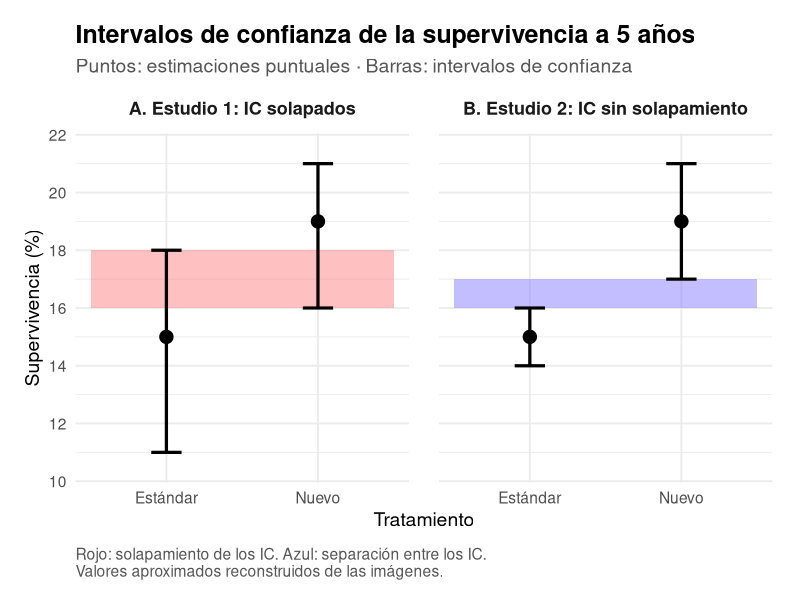

The R source for this figure:
## ---- chunk 1
# Reproduce los dos ejemplos con valores aproximados leídos de las imágenes.
# Si hace falta: install.packages("ggplot2")
library(ggplot2)

datos <- data.frame(
  estudio = rep(c("A. Estudio 1: IC solapados",
                  "B. Estudio 2: IC sin solapamiento"), each = 2),
  tratamiento = rep(c("Estándar", "Nuevo"), 2),
  estimacion = c(15, 19, 15, 19),
  inferior = c(11, 16, 14, 17),
  superior = c(18, 21, 16, 21)
)
datos$tratamiento <- factor(datos$tratamiento,
                            levels = c("Estándar", "Nuevo"))

# Rojo: intersección de los IC (16–18).
# Azul: espacio entre los IC (16–17); no representa otro IC.
bandas <- data.frame(
  estudio = unique(datos$estudio),
  inferior = c(16, 16),
  superior = c(18, 17),
  tipo = c("Solapamiento", "Separación")
)

panel <- ggplot(datos, aes(x = tratamiento, y = estimacion)) +
  geom_rect(
    data = bandas,
    aes(xmin = 0.5, xmax = 2.5, ymin = inferior,
        ymax = superior, fill = tipo),
    inherit.aes = FALSE, alpha = 0.45
  ) +
  geom_errorbar(aes(ymin = inferior, ymax = superior),
                width = 0.20, linewidth = 1.1) +
  geom_point(size = 4.2) +
  facet_wrap(~ estudio, nrow = 1) +
  scale_fill_manual(values = c("Solapamiento" = "#FF7379",
                               "Separación" = "#7970FF"),
                    guide = "none") +
  scale_y_continuous(breaks = seq(10, 22, 2),
                     minor_breaks = seq(10, 22, 1)) +
  coord_cartesian(ylim = c(10.5, 21.5)) +
  labs(
    title = "Intervalos de confianza de la supervivencia a 5 años",
    subtitle = "Puntos: estimaciones puntuales · Barras: intervalos de confianza",
    x = "Tratamiento", y = "Supervivencia (%)",
    caption = paste(
      "Rojo: solapamiento de los IC. Azul: separación entre los IC.",
      "Valores aproximados reconstruidos de las imágenes.",
      sep = "\n"
    )
  ) +
  theme_minimal(base_size = 14) +
  theme(
    plot.title = element_text(face = "bold", size = 18),
    plot.subtitle = element_text(color = "#555555", margin = margin(b = 16)),
    strip.text = element_text(face = "bold", size = 13, margin = margin(b = 12)),
    panel.grid.minor.x = element_blank(),
    panel.spacing = grid::unit(1.5, "lines"),
    plot.caption = element_text(hjust = 0, color = "#555555", margin = margin(t = 12)),
    plot.margin = margin(18, 20, 14, 18)
  )

print(panel)
